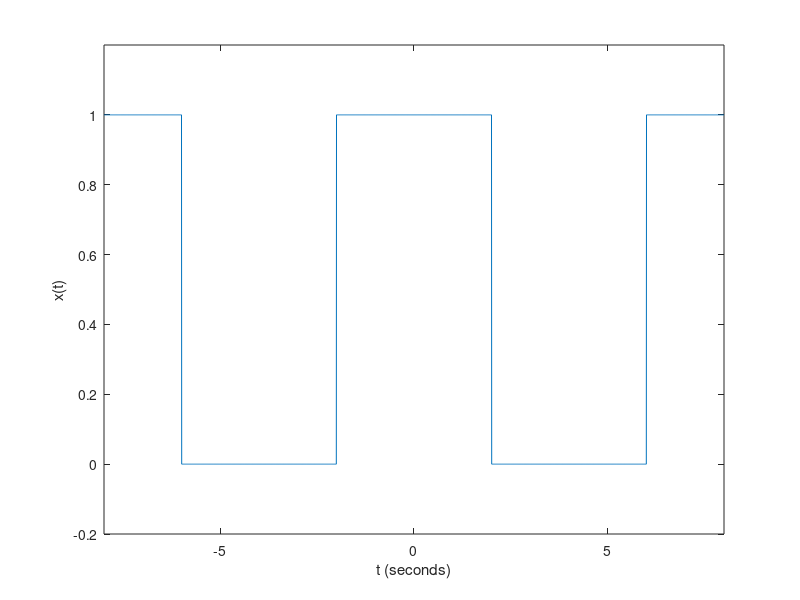

The MATLAB source for this figure: (Note: this script raises an error after producing the figure.)
%% Calculate signal values and plot time domain representation
tv = -8:0.005:8;
xv = zeros(size(tv));
xv(mod(tv+2,8)<=4) = 1;
fh = figure;
ph = plot(tv,xv);
axis([-8 8 -0.2 1.2]);
xlabel('t (seconds)');  ylabel('x(t)');
exportfig(gcf,'exrectpulsetrain1.eps','width',5,'height',1.25,'fontmode','fixed','Color','cmyk','fontsize',8);
close(fh);

%% Calculate FS coefficients and plot freq domain representation
N = 20;
kvp = 1:N;  kvn = -fliplr(kvp);
kv = [kvn 0 kvp];
wv = kv*pi/4;
akv = sin(pi/2*kv)./(kv*pi);
akv(kv==0) = 1/2;

% Range to plot
Nd = 10;
ki = abs(kv)<=10;
kvd = kv(ki);
wvd = wv(ki);
akvd = akv(ki);

fh = figure;
subplot(2,1,1);
ph = stem(wvd,abs(akvd),'filled');
axis([min(wvd) max(wvd) 0 0.5]);
set(ph,'MarkerSize',3);
set(gca,'XTick',(-2:2)*pi);
set(gca,'XTickLabel',{'-2 pi','-pi','0','pi','2 pi'});
%set(gca,'YTick',[0 2.5 5]);
%set(gca,'YTickLabel',{'0','2.5','5'});
xlabel('w');  ylabel('|ak|');
subplot(2,1,2);
aakvd = angle(akvd);  aakvd = aakvd.*sign(kvd);
ph = stem(wvd,aakvd,'filled');
axis([min(wvd) max(wvd) -4 4]);
set(ph,'MarkerSize',3);
set(gca,'XTick',(-2:2)*pi);
set(gca,'XTickLabel',{'-2 pi','-pi','0','pi','2 pi'});
set(gca,'YTick',[-pi 0 pi]);
set(gca,'YTickLabel',{'-pi','0','pi'});
xlabel('w');  ylabel('ang ak');
exportfig(gcf,'exrectpulsetrain2.eps','width',5,'height',2.5,'fontmode','fixed','Color','cmyk','fontsize',8);
close(fh);

%% Reconstruction
Nv = [2 5 10 20];
fh = figure;
for i=1:length(Nv)
  rv = akv(kv==0)*ones(size(tv));
  for k=1:Nv(i)
    rv = rv + akv(kv==k)*exp(j*pi/4*k*tv);
    rv = rv + akv(kv==-k)*exp(-j*pi/4*k*tv);
  end
  subplot(length(Nv),1,i);
  plot(tv,rv);  xlabel('t');  ylabel(sprintf('xr%i(t)',Nv(i)));
  axis([-8 8 -0.5 1.5]);
end
exportfig(gcf,'exrectpulsetrain3.eps','width',5,'height',4.5,'fontmode','fixed','Color','cmyk','fontsize',8);
close(fh);

return;
